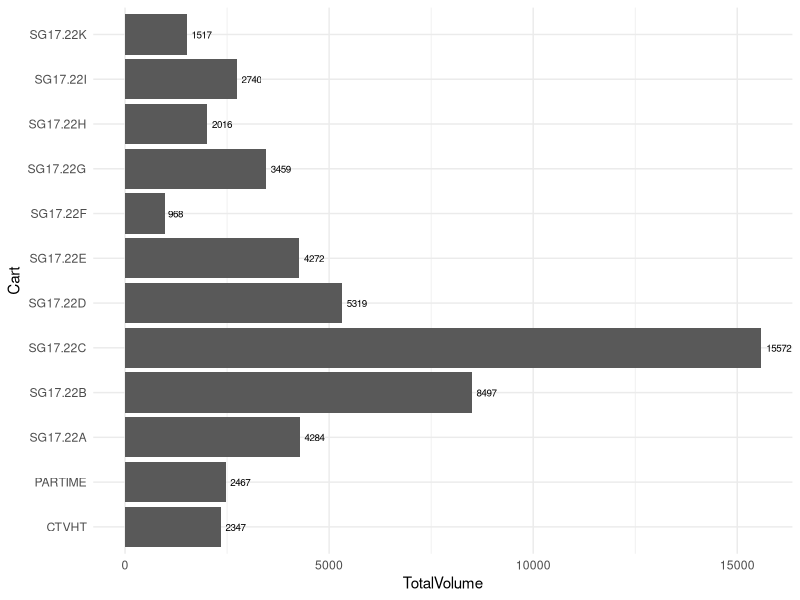
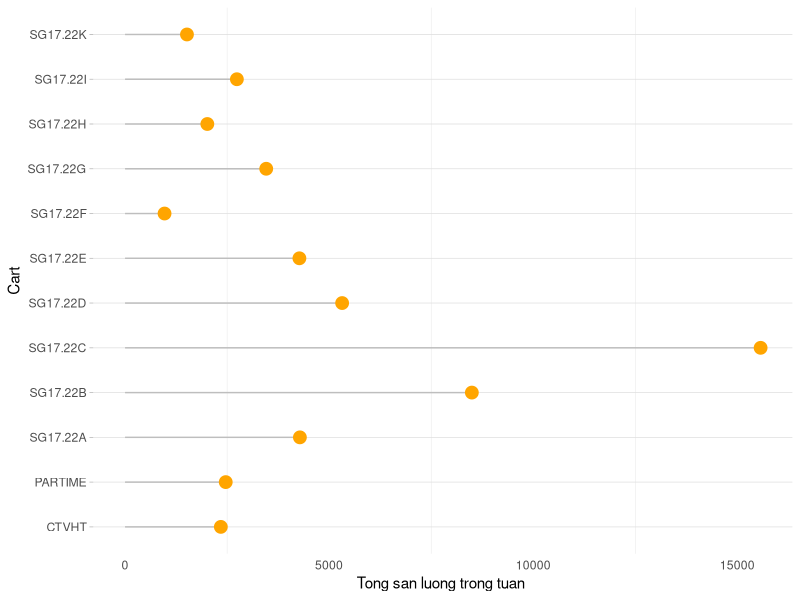
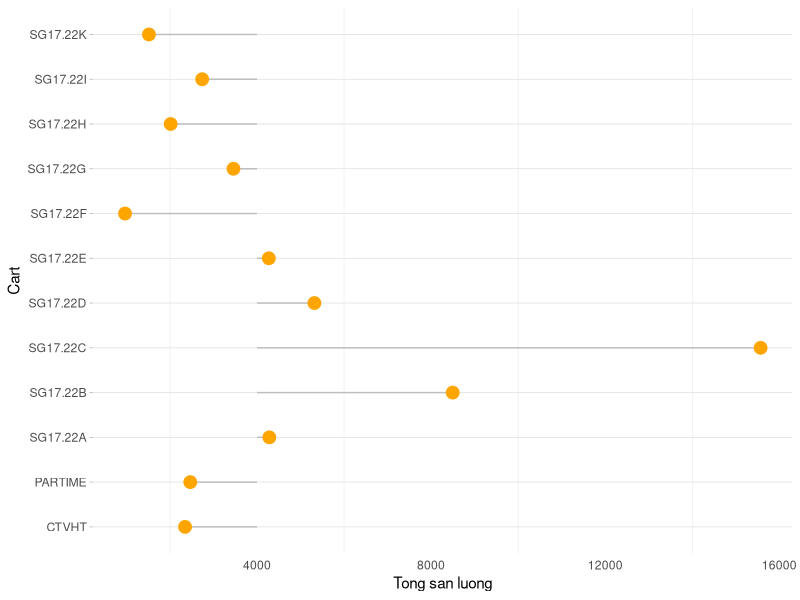

Reproduce these figures in R, in order.
## ---- chunk 1
knitr::opts_chunk$set(echo = TRUE)
## ---- chunk 2
setwd("~/Dropbox/DataCenter/GHTK/GHTK_Reports/AnalysingVolume")

rm(list = ls())
library(tidyverse)         
library(readxl)
library(dplyr)
library(writexl)



# hoa don cod Full kho BT2
RawBill <-read_excel("hoa_don_cod_20191219120620_5dfb054c-dcd0-4c9e-af48-cc6e0a0a026e.xlsx", 
    sheet = "Hóa đơn COD")
    
# Danh sach COD quan 1
CODlist<- read_excel("CodQ1.xlsx")

# Right-Join Bill hoa don COD1: https://medium.com/@HollyEmblem/joining-data-with-dplyr-in-r-874698eb8898

RawD1 <- right_join(RawBill,CODlist,by="Cod")

# Filter Volume ; Success ; Delay and 

# Rename Colume -> English

RawD1<-RawD1 %>% rename(Volume="SL ĐH", Success = "SL ĐH đã đối soát", Delay="SL ĐH delay", Returned="SL ĐH đã trả", TimeStamp="TG tạo", Money = "Tổng tiền thu") 

# filter theo CART
Extract_Cart <-RawD1 %>% 
  select(Cart, Cod,Volume, Success, Delay, Returned) %>% 
  group_by(Cart) %>%
  arrange(desc(Volume),desc(Success), Delay) %>% 
  summarise(
    TotalVolume=sum(Volume, na.rm = TRUE), 
    TotalSuccess=sum(Success,na.rm = TRUE), 
    TotalDelay=sum(Delay, na.rm = TRUE), 
    TotalReturned=sum(Returned,na.rm = TRUE),
    RatioSuccess = TotalSuccess/TotalVolume 
    )
  

Exportsheet<- list("Cart" = Extract_Cart, "Raw" = RawD1, "Cod" = CODlist) #assume sheet1 and sheet2 are data frames

write_xlsx(Exportsheet,"ExportSheet.xlsx")


## ---- chunk 3

library(ggplot2)
# Basic barplot
plot1<-ggplot(data=Extract_Cart, aes(x=Cart, y=TotalVolume)) +
  geom_bar(stat="identity") + coord_flip()+geom_text(aes(label=TotalVolume), hjust=-0.23, size=2.5)+
  theme_minimal()

plot1   



plot2<-ggplot(data=Extract_Cart, aes(x=Cart, y=TotalVolume)) +
  geom_segment( aes(x=Cart, xend=Cart, y=0, yend=TotalVolume), color="grey") +
  geom_point( color="orange", size=4) +
  theme_light() +
  theme(
    panel.grid.major.x = element_blank(),
    panel.border = element_blank(),
    axis.ticks.x = element_blank()
  ) +
  xlab("Cart") +
  ylab("Tong san luong trong tuan ") +
  coord_flip()
plot2




# Change baseline
plot3<-ggplot(data=Extract_Cart, aes(x=Cart, y=TotalVolume)) +
  geom_segment( aes(x=Cart, xend=Cart, y=4000, yend=TotalVolume), color="grey") +
  geom_point( color="orange", size=4) +
  theme_light() +
  theme(
    panel.grid.major.x = element_blank(),
    panel.border = element_blank(),
    axis.ticks.x = element_blank()
  ) + coord_flip() + 
  xlab("Cart") +
  ylab("Tong san luong")

plot3

ggsave("Lipplot_Volume.png", scale = 1.2, width = 5, height = 4, units = "in")

